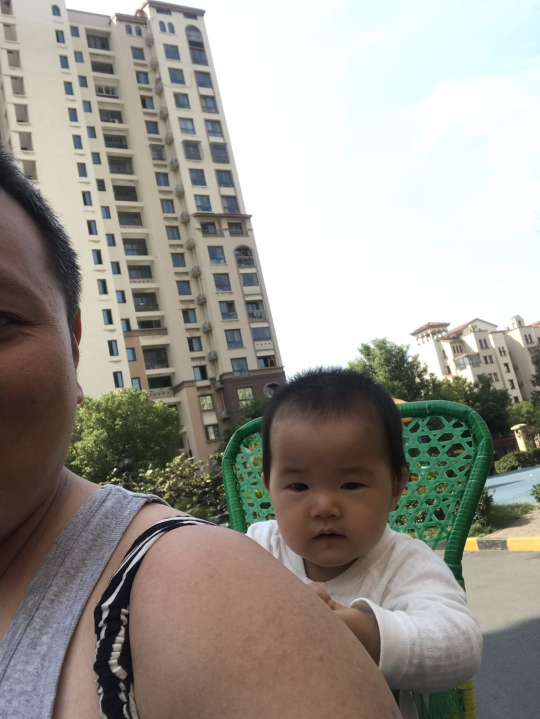
#> input picture images_classification/personalities/yiyi/101540273299_.pic.jpg, 1080 x 1438 px (shown at 1/2 size); its folder holds 4 pictures in this run
$ python changeimagesize.py
#> lines starting #> are read from the running program, lines starting #| are printed output that depends on the picture
import os
import time
from PIL import Image

def alter(path,object):
#> called with path = './yiyi', object = './yiyi_new'
    s = os.listdir(path)
    count = 1
    for i in s:
        document = os.path.join(path,i)
        img = Image.open(document)
#> img is the input picture: PIL image 1080x1438 RGB; mean R, G, B 155.4, 152, 144.7
        out = img.resize((200,200))
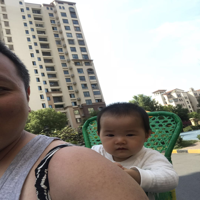
#> out: PIL image 200x200 RGB; mean R, G, B 155.3, 152, 144.6
        listStr = [str(int(time.time())), str(count)]
        fileName = ''.join(listStr)
        out.save(object+os.sep+'yiyi%s.jpg' % str(count))
        count = count + 1
#> pass 2 of the loop in alter, `for i in s:`:
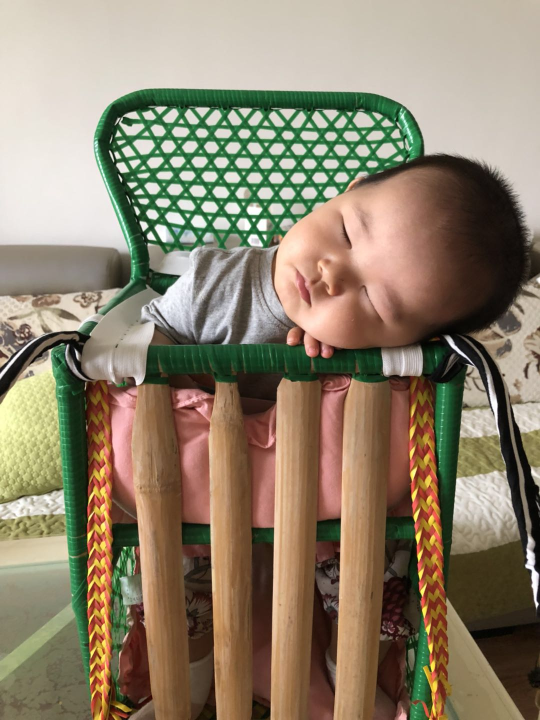
#> input picture images_classification/personalities/yiyi/111540273299_.pic.jpg, 1080 x 1440 px (shown at 1/2 size)
#> in alter, img is the input picture: PIL image 1080x1440 RGB; mean R, G, B 142.1, 129.9, 108.1
#> in alter, `out = img.resize((200,200))`:
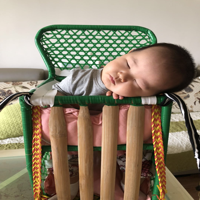
#> out: PIL image 200x200 RGB; mean R, G, B 142.1, 129.9, 108.1
#> pass 3 of the loop in alter, `for i in s:`:
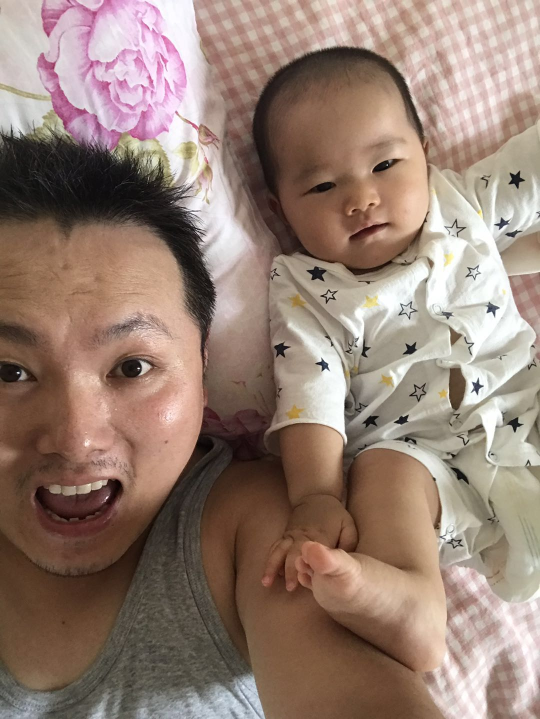
#> input picture images_classification/personalities/yiyi/121540273299_.pic.jpg, 1080 x 1438 px (shown at 1/2 size)
#> in alter, img is the input picture: PIL image 1080x1438 RGB; mean R, G, B 149.3, 127.1, 115
#> in alter, `out = img.resize((200,200))`:
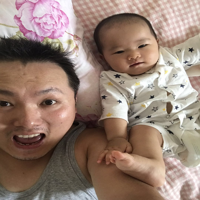
#> out: PIL image 200x200 RGB; mean R, G, B 149.3, 127.1, 115
#> the loop made 4 passes; the first 3 are shown

alter('./yiyi','./yiyi_new')
